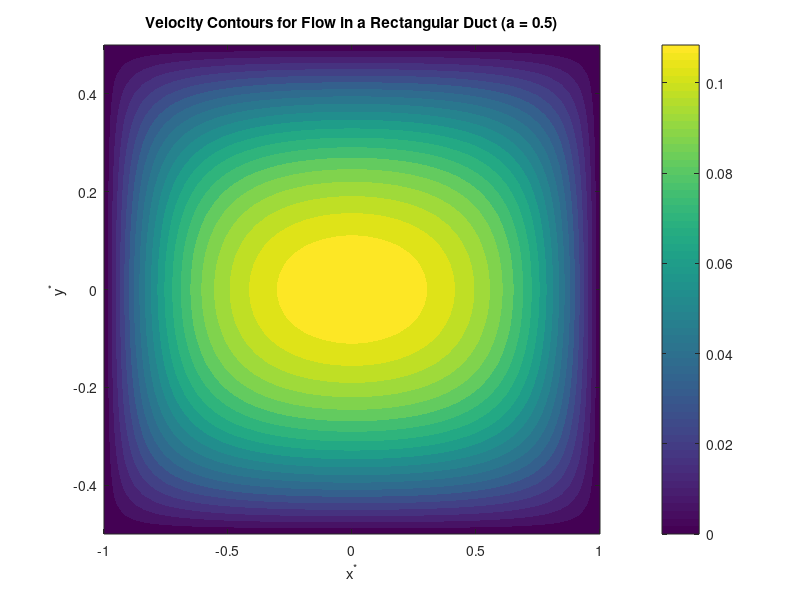

Write MATLAB code to recreate this figure.
clc; clear; close all;

% Define parameters
a = 0.5;  % Aspect ratio of the tube
grid_size = 50;  % Grid resolution for plotting
N = 50;  % Number of terms in series expansion

x_star = linspace(-1, 1, grid_size);  % X range
y_star = linspace(-a, a, grid_size);  % Y range
[X, Y] = meshgrid(x_star, y_star);

% Compute alpha_n values.
n = (1:N)';  % Series index
alpha_n = (2*n - 1) * pi / (2 * a);

% Compute the velocity profile w*
w_star = 0.5 * (a^2 - Y.^2);  % First term in solution

for i = 1:N
    term = ((-1)^n(i) / alpha_n(i)^3) * cos(alpha_n(i) * Y) .* (cosh(alpha_n(i) * X) / cosh(alpha_n(i)));
    w_star = w_star + (2/a) * term;
end

% Plot velocity contours:
figure;
contourf(X, Y, w_star, 20, 'LineColor', 'none');
colorbar;
xlabel('x^*');
ylabel('y^*');
title('Velocity Contours for Flow in a Rectangular Duct (a = 0.5)');
